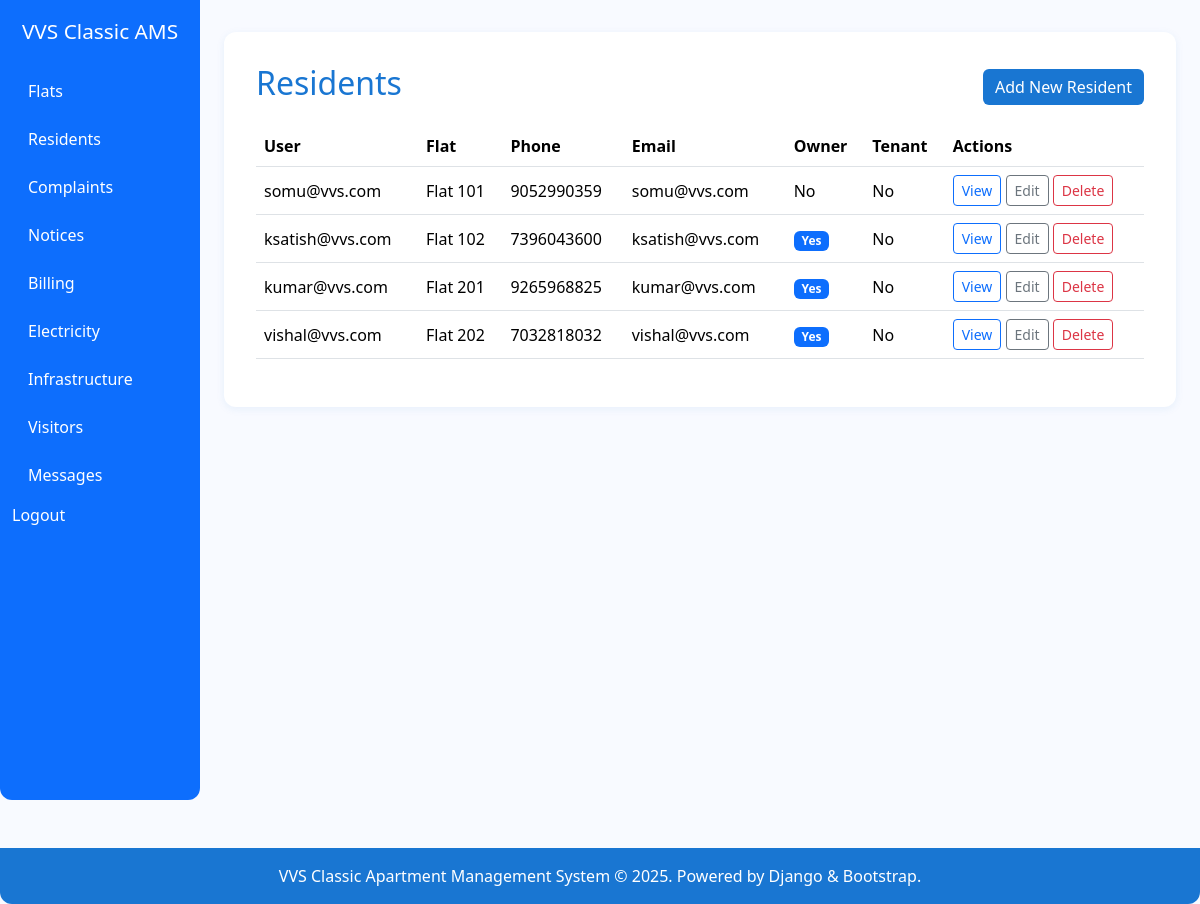
Page /residents/ (signed in) on the earlier database version.
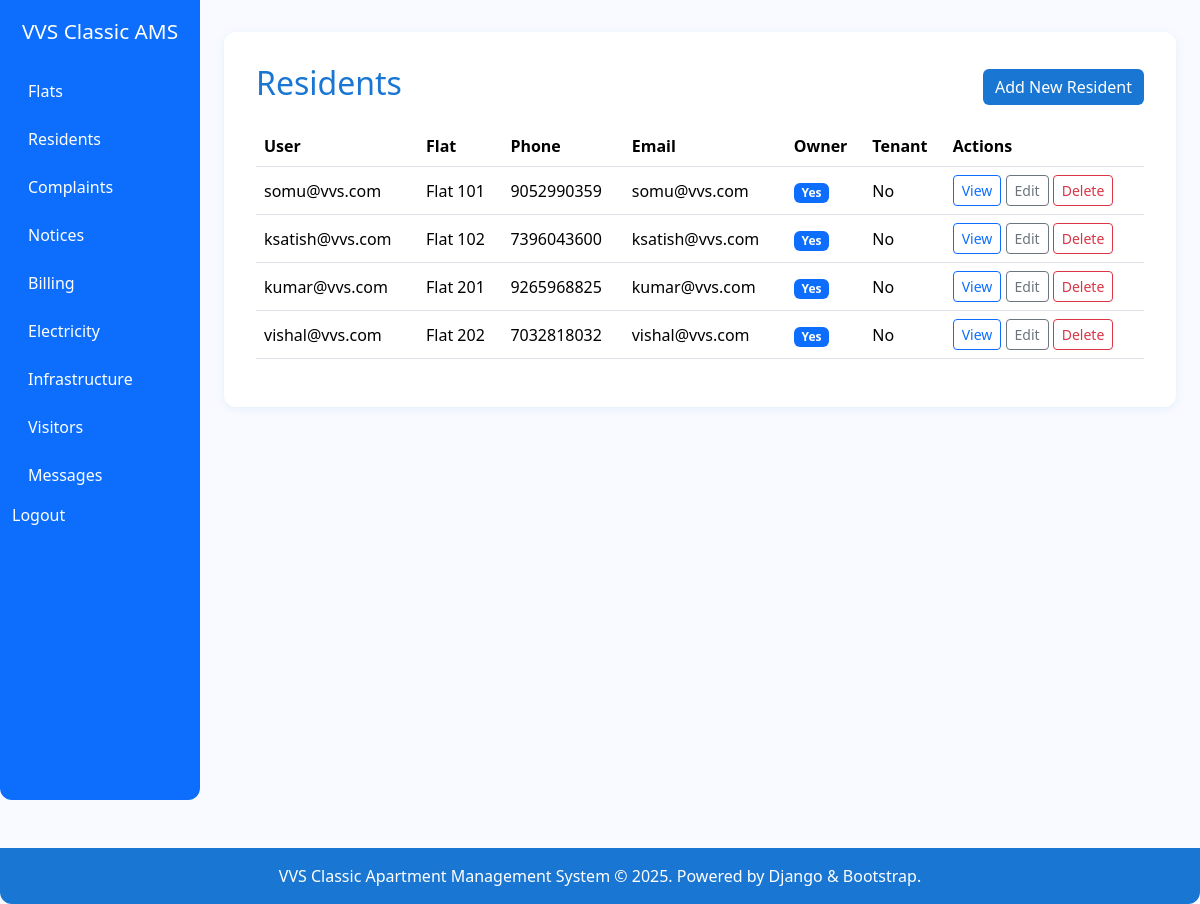
Same page on the later database version.
### residents/models.py (models this page shows, shortened)
class ResidentProfile(models.Model):
    user = models.OneToOneField(get_user_model(), on_delete=models.CASCADE, related_name='resident_profile')
    flat = models.ForeignKey(Flat, on_delete=models.CASCADE, related_name='residents')
    phone = models.CharField(max_length=15)
    email = models.EmailField()
    communication_pref = models.CharField(max_length=20, choices=[('email', 'Email'), ('whatsapp', 'WhatsApp')], default='email')
    is_owner = models.BooleanField(default=False)
    is_tenant = models.BooleanField(default=False)
    move_in_date = models.DateField(null=True, blank=True)
    move_out_date = models.DateField(null=True, blank=True)
    created_at = models.DateTimeField(auto_now_add=True)
    updated_at = models.DateTimeField(auto_now=True)

### accounts/models.py (models this page shows)
class User(AbstractUser):
    pass

### flats/models.py (models this page shows)
class Flat(models.Model):
    number = models.CharField(max_length=10, unique=True)
    uds_area = models.DecimalField(max_digits=8, decimal_places=2)
    ownership_type = models.CharField(max_length=20, choices=[('owner', 'Owner'), ('tenant', 'Tenant')])
    owner = models.ForeignKey(get_user_model(), on_delete=models.CASCADE, related_name='owned_flats')
    tenant = models.ForeignKey(get_user_model(), on_delete=models.SET_NULL, null=True, blank=True, related_name='rented_flats')
    is_occupied = models.BooleanField(default=True)
    occupancy_start = models.DateField(null=True, blank=True)
    occupancy_end = models.DateField(null=True, blank=True)
    created_at = models.DateTimeField(auto_now_add=True)
    updated_at = models.DateTimeField(auto_now=True)
    def __str__(self):
        return f"Flat {self.number}"

### residents/views.py (the view)
# urls.py: path('', views.resident_list, name='resident_list'),
@login_required
def resident_list(request):
    residents = ResidentProfile.objects.select_related('user', 'flat').all()
    return render(request, 'residents/resident_list.html', {'residents': residents})

### templates/residents/resident_list.html
{% extends 'base.html' %}
{% block content %}
<div class="d-flex justify-content-between align-items-center mb-3">
    <h2>Residents</h2>
    <a href="{% url 'residents:resident_create' %}" class="btn btn-primary">Add New Resident</a>
</div>
<div class="table-responsive">
    <table class="table table-hover align-middle">
        <thead>
            <tr>
                <th>User</th>
                <th>Flat</th>
                <th>Phone</th>
                <th>Email</th>
                <th>Owner</th>
                <th>Tenant</th>
                <th>Actions</th>
            </tr>
        </thead>
        <tbody>
            {% for resident in residents %}
            <tr>
                <td>{{ resident.user }}</td>
                <td>{{ resident.flat }}</td>
                <td>{{ resident.phone }}</td>
                <td>{{ resident.email }}</td>
                <td>{% if resident.is_owner %}<span class="badge bg-primary">Yes</span>{% else %}No{% endif %}</td>
                <td>{% if resident.is_tenant %}<span class="badge bg-info text-dark">Yes</span>{% else %}No{% endif %}</td>
                <td>
                    <a href="{% url 'residents:resident_detail' resident.pk %}" class="btn btn-sm btn-outline-primary">View</a>
                    <a href="{% url 'residents:resident_update' resident.pk %}" class="btn btn-sm btn-outline-secondary">Edit</a>
                    <a href="{% url 'residents:resident_delete' resident.pk %}" class="btn btn-sm btn-outline-danger">Delete</a>
                </td>
            </tr>
            {% endfor %}
        </tbody>
    </table>
</div>
{% endblock %}

### templates/base.html (shortened to what this page needs)
<!DOCTYPE html>
<html>
<head>
    <link href="https://cdn.jsdelivr.net/npm/bootstrap@5.3.3/dist/css/bootstrap.min.css" rel="stylesheet">
</head>
<body>
    <div class="container-fluid">
        <div class="row">
            <nav class="col-md-2 d-none d-md-block bg-primary sidebar vh-100" style="border-radius: 0 0 12px 12px;">
                <div class="position-sticky pt-3">
                    <a class="navbar-brand d-block text-center mb-4 text-white" href="/" style="font-size:1.3rem;">VVS Classic AMS</a>
                    <ul class="nav flex-column">
                        {% if request.user.is_authenticated %}
                            {% if request.user.is_superuser %}
                                <li class="nav-item mb-2"><a class="nav-link text-white" href="{% url 'flats:flat_list' %}">Flats</a></li>
                                <li class="nav-item mb-2"><a class="nav-link text-white" href="{% url 'residents:resident_list' %}">Residents</a></li>
                                <li class="nav-item mb-2"><a class="nav-link text-white" href="{% url 'complaints:complaint_list' %}">Complaints</a></li>
                                <li class="nav-item mb-2"><a class="nav-link text-white" href="{% url 'documents:notice_list' %}">Notices</a></li>
                                <li class="nav-item mb-2"><a class="nav-link text-white" href="{% url 'billing:bill_list' %}">Billing</a></li>
                                <li class="nav-item mb-2"><a class="nav-link text-white" href="{% url 'electricity:usage_list' %}">Electricity</a></li>
                                <li class="nav-item mb-2"><a class="nav-link text-white" href="{% url 'infrastructure:contract_list' %}">Infrastructure</a></li>
                                <li class="nav-item mb-2"><a class="nav-link text-white" href="{% url 'visitors:visitor_list' %}">Visitors</a></li>
                                <li class="nav-item mb-2"><a class="nav-link text-white" href="{% url 'core:message_list' %}">Messages</a></li>
                            {% endif %}
                            <li class="nav-item mb-2">
                              <form method="post" action="{% url 'account_logout' %}" style="display:inline;">
                                <button type="submit" class="nav-link btn btn-link text-white p-0" style="text-decoration:none;">Logout</button>
                              </form>
                            </li>
                        {% endif %}
                    </ul>
                </div>
            </nav>
            <main class="col-md-10 ms-sm-auto px-4">
                <div class="container">
                    {% block content %}{% endblock %}
                </div>
            </main>
        </div>
    </div>
    <footer>
        VVS Classic Apartment Management System &copy; {{ now|default:2025 }}. Powered by Django & Bootstrap.
    </footer>
</body>
</html>

### templates/base.html (style rules this page uses)
body { background: #f8faff; color: #1a237e; font-family: 'Segoe UI', 'Roboto', Arial, sans-serif; }
.container { background: #fff; border-radius: 12px; box-shadow: 0 2px 8px rgba(25, 118, 210, 0.08); padding: 2rem; margin-top: 2rem; }
footer { background: #1976d2; color: #fff; text-align: center; padding: 1rem 0; margin-top: 3rem; border-radius: 0 0 12px 12px; }
h2, h1 { color: #1976d2; }
.btn-primary { background: #1976d2; border: none; }
table th { background: #e3f2fd; color: #1976d2; }
table td { vertical-align: middle; }

Differences in the rows shown:
changed ResidentProfile "somu@vvs.com": is_owner "No" → "Yes"
